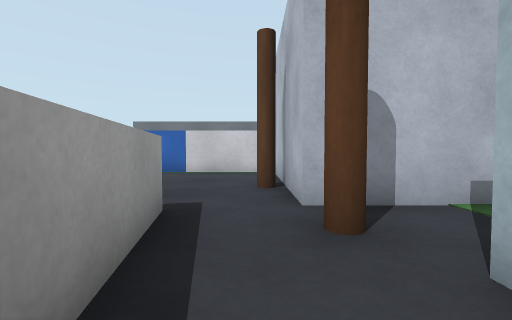
view 1 (above)

20 first-person views from a walk through a Gazebo world. The camera is 0.68 m above the floor, tilts 2° down and sees 90° across. The floor is counted in squares, 1 m on a side. Each view is taken from the middle of a square. On the plan, view 1 faces up. The plan holds only what a view shows up to about 9 squares ahead; the rest is blank.

view 2
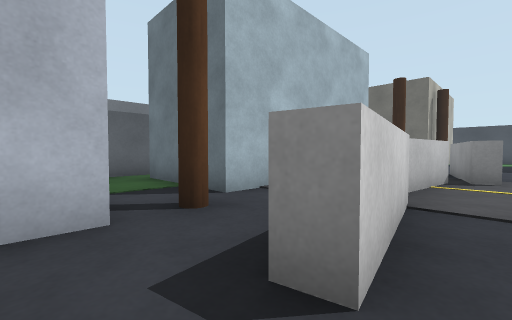

view 3
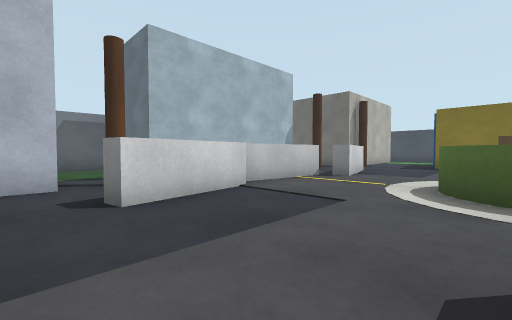

view 4
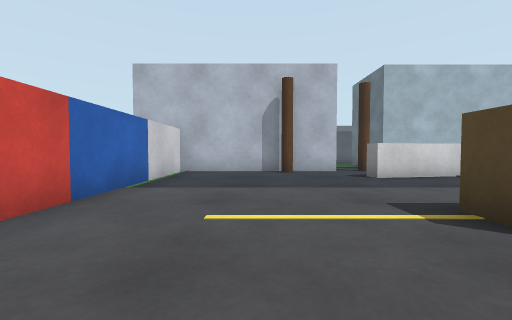

view 5
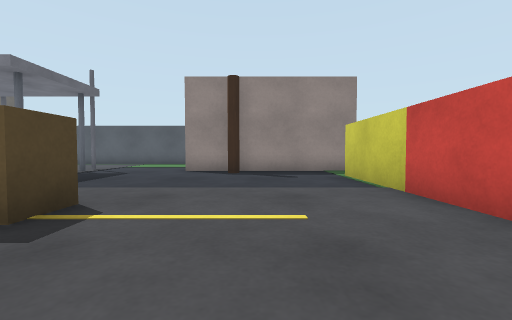

view 6
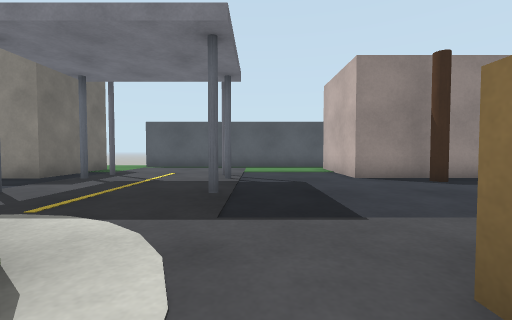

view 7
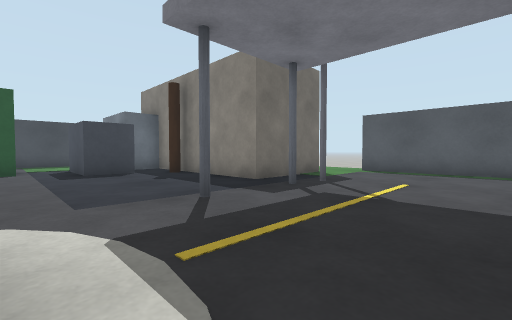

view 8
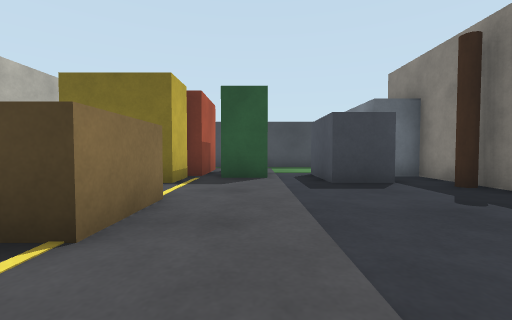

view 9
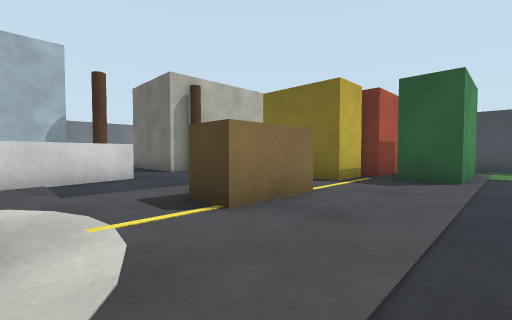

view 10
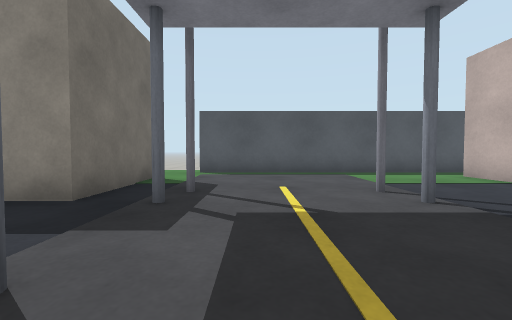

view 11
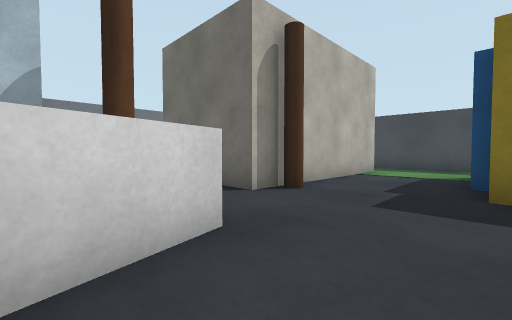

view 12
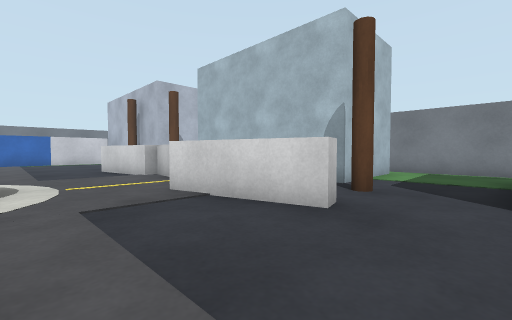

view 13
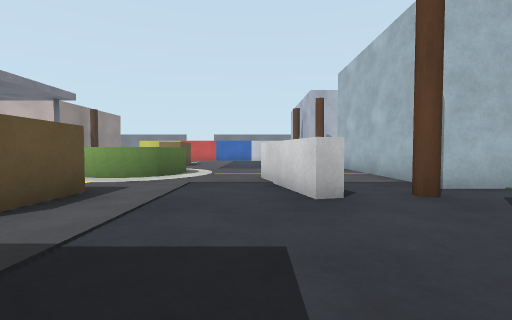

view 14
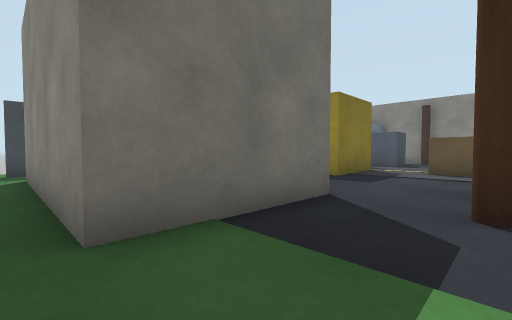

view 15
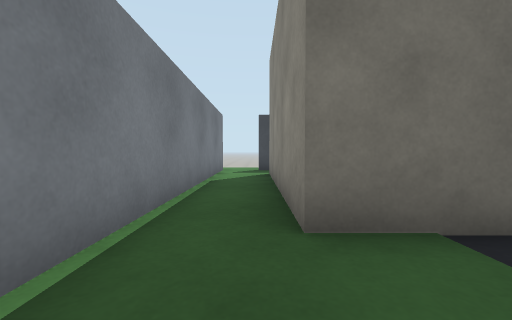

view 16
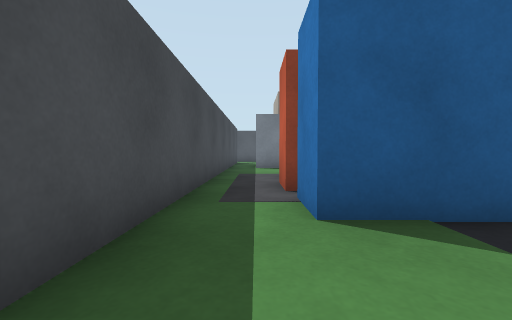

view 17
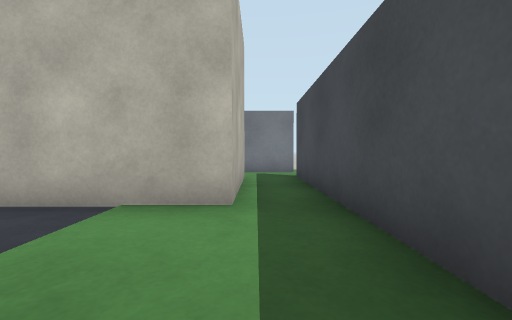

view 18
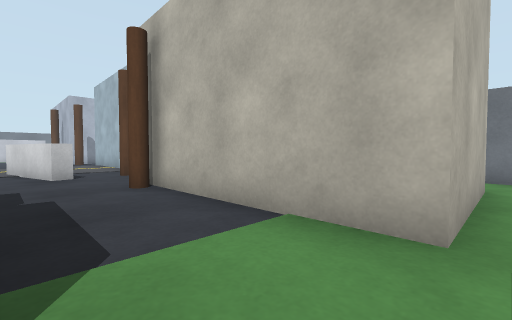

view 19
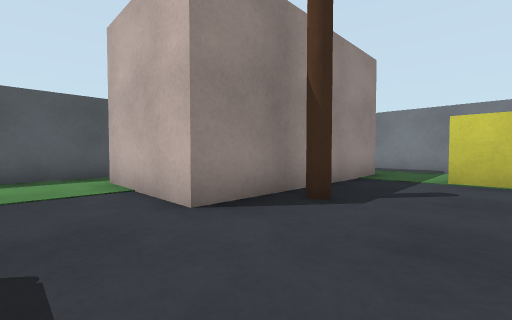

view 20
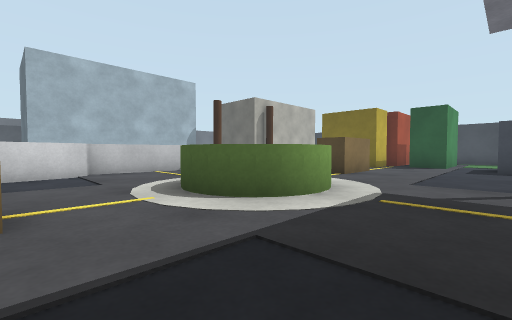

### Floor plan
Key: @ floor where view 1 was taken; # wall or solid block; x gap in a wall; . main floor; - floor 0.05 m lower than the main floor; = window, fence, low wall or low ledge; B blue box; W white box; G grey box; P brown pole; C green cylinder; R brown box; Y yellow box; E red box; L grey pole; N green box; A orange box.
Columns run from 16 left of view 1 to 5 right of it. Each row starts with its distance up from view 1.
 11     ###
 10     ...          G
  9     G.YYYEEEBBWWWG
  8     G----....----G
  7     G----....----G
  6     G----....----G
  5 #   GP---....---PG
  4 #GGGG----.R..----GGG
  3 #..------.R..--=---..#
  2 #..------.R..--=-P-..#
  1 #..------....--=-GGGG#
  0 #...LL.L..CC...=@ G
 -1 #........CCCC..= .G
 -2 #........C CC..=..G
 -3 #...LL.L..CC..==..G
 -4 ...------....--=-GGGG#
 -5   GGG----..R.--=-P-..#
 -6     G----..R.------..#
 -7     G----....----GGG.#
 -8     GP---....---P  G.#
 -9     G-GG-..YYY--G  G.#
-10     GG G-NNA B--G  G.#
-11        G-NAA B--G  G.#
-12        ..NAA.B..GGGG.#
-13        ..............#
-14        #############x#

Positions as (right, up) in squares from view 1, and headings:
1: (0, 0), facing up
2: (-2, 4), facing down-right
3: (-5, 4), facing down-right
4: (-8, 6), facing right
5: (-3, 6), facing left
6: (-5, 1), facing left
7: (-7, 0), facing down-left
8: (-7, -3), facing down
9: (-8, -3), facing down-right
10: (-8, -2), facing left
11: (-3, -4), facing down-right
12: (-4, -7), facing up-right
13: (-2, -9), facing up
14: (4, -5), facing down-left
15: (4, -5), facing down
16: (0, -13), facing left
17: (-3, -13), facing right
18: (-2, -13), facing up-right
19: (-9, 2), facing up-left
20: (-9, 2), facing down-right
